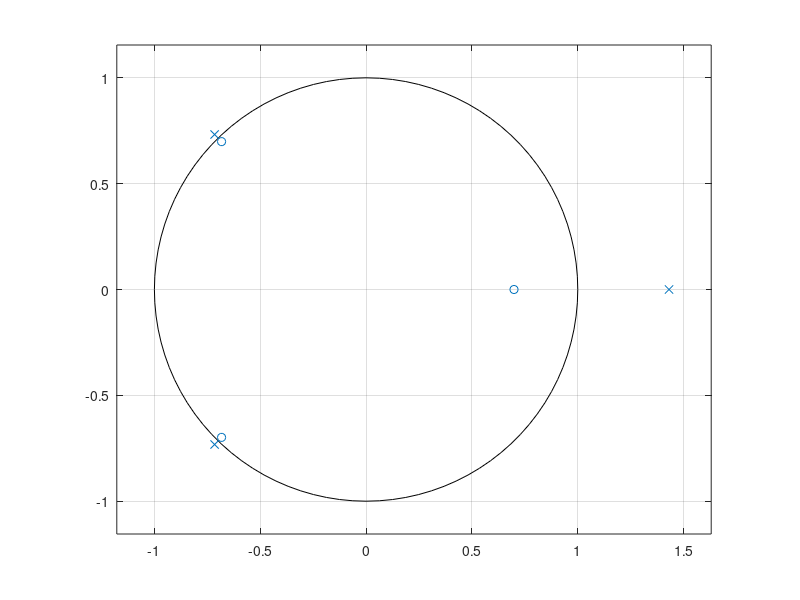
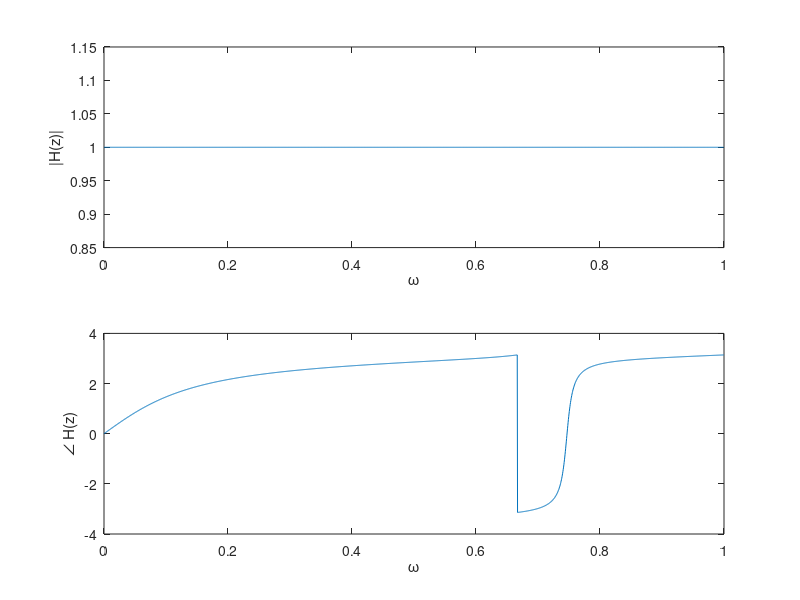

MATLAB code to generate these figures, in order:
%% Allpass filters

% Given a fir filter B(z)=?2z^(?3)+2z^(?1)+3,
b=[3 2 0 -2];

%% 1) implement an all-pass filter equal to H(z)=B(z)/A(z)
    %a=?
    %z=roots(b);
    %p=1./conj(z);
    %a=poly(p);
     a=fliplr(b);  
   
%% 2) plot the poles and the zeros of the all-pass filter in the z-plane
    figure;
    %zplane(z,p);
    zplane(b,a);

%% 3) compute its frequency response from 0 to pi and plot its modulus and 
%       phase (two subplots), with normalized frequency
    figure;
    [H, w]=freqz(b,a,2048);
    subplot(2,1,1);
    plot(w/pi, abs(H));
    xlabel('\omega');
    ylabel('|H(z)|')
    subplot(2,1,2);
    plot(w/pi, angle(H));
    xlabel('\omega');
    ylabel('\angle H(z)')
 
%% 4) compute and plot its impulse response: is it accurate?
    h= filter(b,a,[1,zeros(1,2047)]);
    figure;
    plot([0:length(h)-1],h);
    xlabel('n');
    ylabel('h(n)');